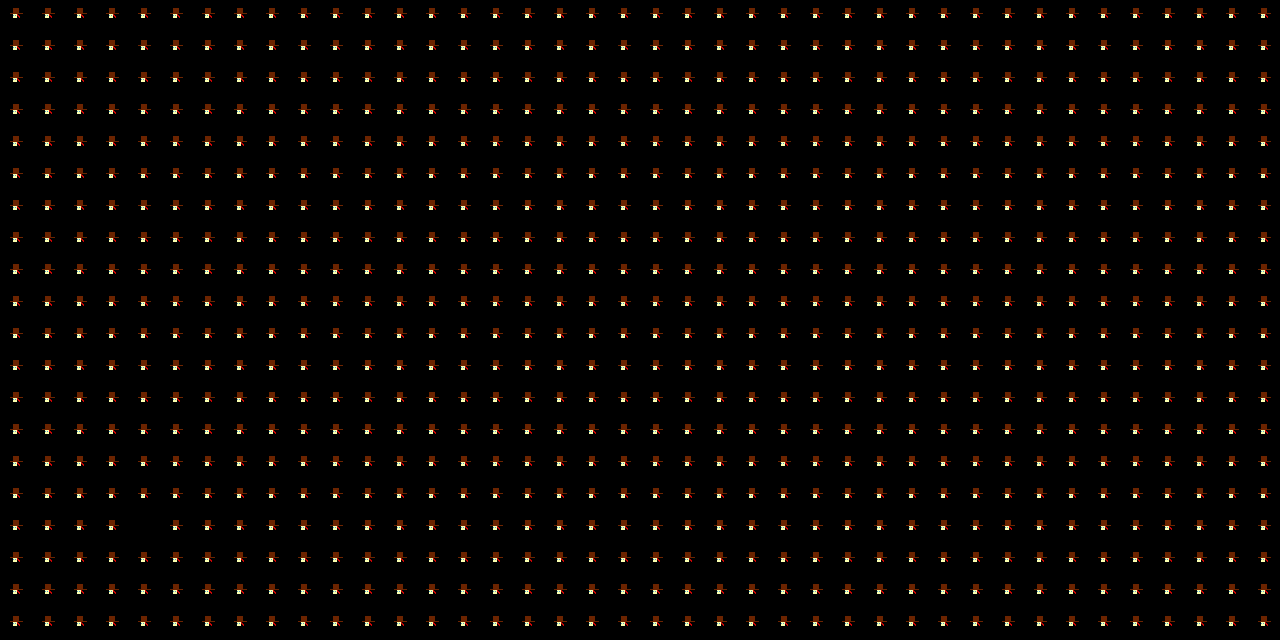

This game map was drawn from its Tiled (.tmx) file and the tilesets committed beside it. A one-line description and the trimmed map source follow:
An orthogonal 40x20 tile map with 32x32 px tiles, 1 tile layer (Tile Layer 1), 2 tilesets and 8 objects (man).

<map version="1.0" orientation="orthogonal" width="40" height="20" tilewidth="32" tileheight="32">
 <tileset firstgid="1" source="pmuj_ts.tsx" />
 <tileset firstgid="401" name="pmuj_ts2" tilewidth="32" tileheight="32">
  <image source="../tex/pmuj_ts.png" width="640" height="640" />
 </tileset>
 <layer name="Tile Layer 1" width="40" height="20">
  <data>[800 cells, 799 non-empty, 1 distinct tile ids]</data>
 </layer>
 <objectgroup name="objects" width="40" height="20">
  <object name="player" type="man" gid="2" x="128" y="544" width="1024" height="1024" />
  <object gid="421" x="192" y="640" />
  <object gid="421" x="288" y="640" />
  <object gid="421" x="416" y="640" />
  <object gid="421" x="512" y="640" />
  <object gid="421" x="576" y="640" />
  <object gid="421" x="704" y="640" />
  <object gid="421" x="640" y="640" />
 </objectgroup>
</map>